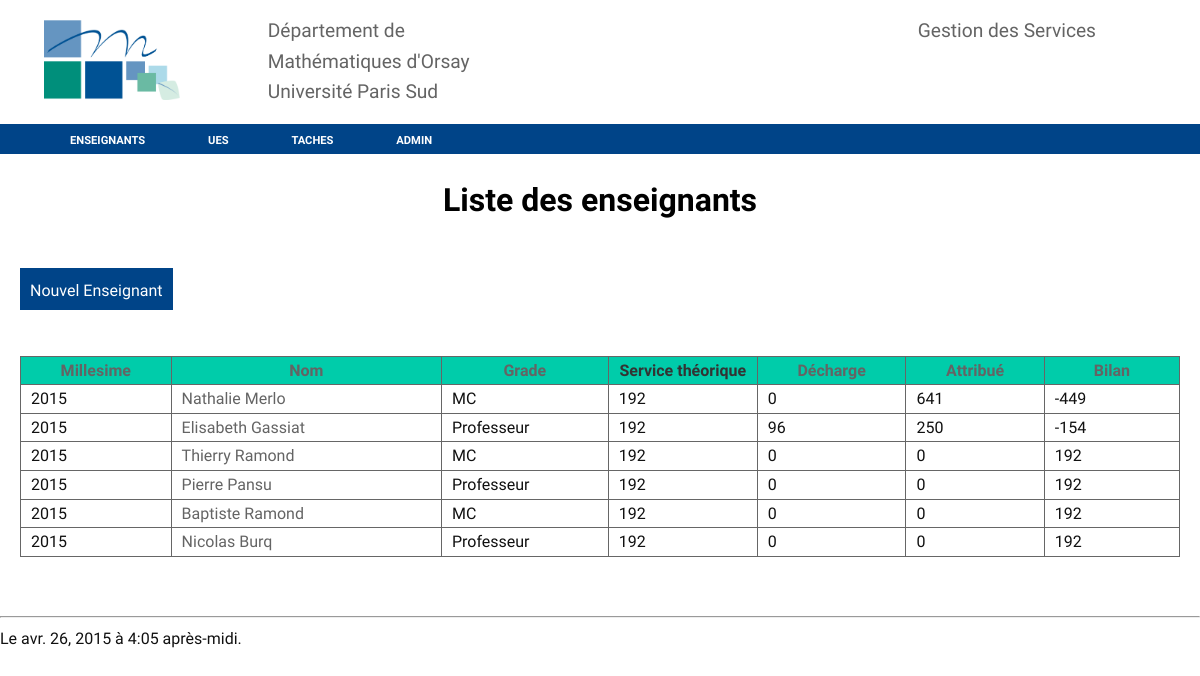
Before: /enseignants/ with the older database file.
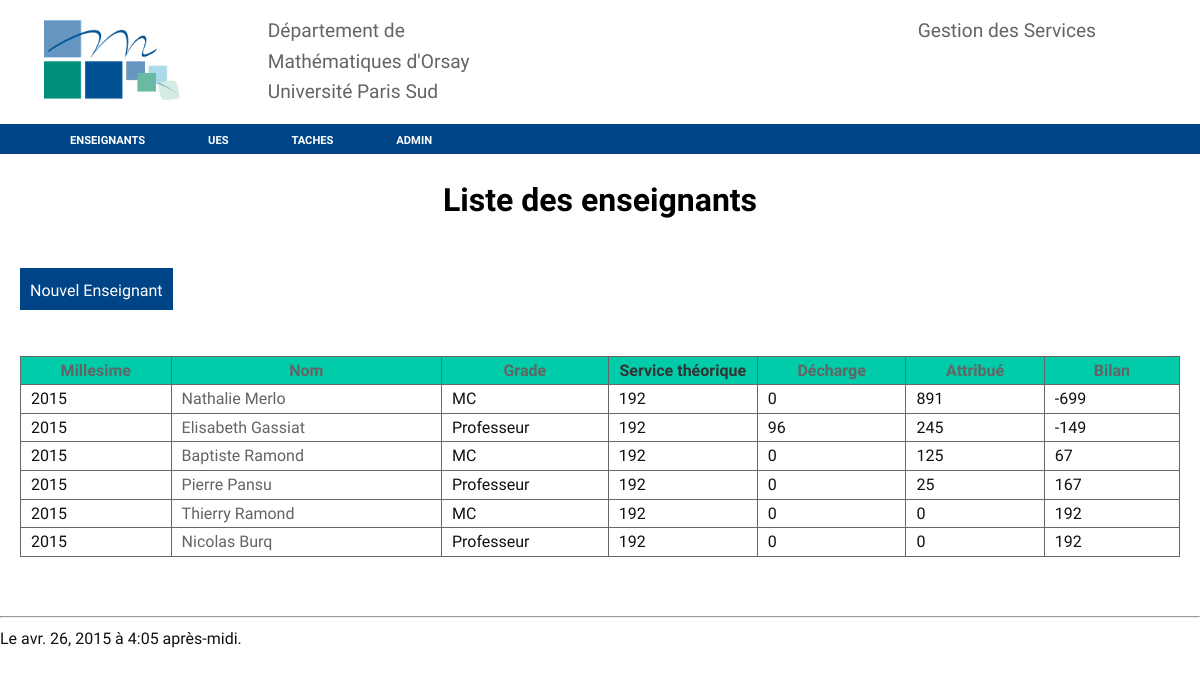
After: the same page with the newer database file.
### services/models.py (models this page shows, shortened)
class Enseignant(models.Model):
    nom = models.CharField(max_length = 100)
    prenom = models.CharField(max_length = 100)
    grade = models.CharField(max_length = 100)
    service_du = models.IntegerField (default = 192)
    decharge = models.IntegerField (default = 0)
    commentaire = models.CharField(max_length = 255, blank= True)
    arrivé_en = models.DateField(default='2000-09-01')
    photo = models.ImageField(blank=True)
    attribué = models.IntegerField (default = 0)
    bilan = models.IntegerField (default = 0)
    millesime = models.IntegerField (default = timezone.now().year)
    class Meta():
        unique_together = ("nom", "prenom", "millesime")
    def calcul_bilan(self):
        att=Tache.objects.filter(attribué_à = self).aggregate(Sum('horaire_eqtd'))['horaire_eqtd__sum']
        if att == None:
            att=0
        self.bilan = self.service_du-self.decharge-att
        self.save()
        return (self.service_du-self.decharge-att)
    def total_attribue_1(self):
        total = Tache.objects.filter(attribué_à = self).aggregate(Sum('horaire_eqtd'))
        if (total['horaire_eqtd__sum'] == None):
            total['horaire_eqtd__sum']=0
        self.total_attribue=total['horaire_eqtd__sum']
        self.save()
        return total['horaire_eqtd__sum']

### services/views.py (the view)
# urls.py: url(r'^enseignants/$', views.liste_enseignants, name ='enseignants'),
def liste_enseignants(request):
	order_by = request.GET.get('order_by', 'bilan')
	liste_ens = Enseignant.objects.order_by(order_by)
	return render(request, 'enseignant_list.html',{'datetime': timezone.now(), 'Enseignants' : liste_ens})

### services/templates/enseignant_list.html (shortened to what this page needs)
{% extends "base.html" %}
{% block content %}
<h1>Liste des enseignants</h1>
<bouton>
<a href="{% url "enseignant-new" %}">Nouvel Enseignant</a></li>
</bouton>
<br/>
<br/>
<table>
<tr>
	<th style="width: 5%;"> <a href="?order_by=millesime">Millesime</a></th>
	<th style="width: 10%;"> <a href="?order_by=nom">Nom</a> </th>
	<th style="width: 5%;"> <a href="?order_by=grade">Grade</a></th>
	<th style="width: 5%;"> Service théorique</th>
	<th style="width: 5%;"> <a href="?order_by=-decharge">Décharge</a> </th>
	<th style="width: 5%;"> <a href="?order_by=-attribué">Attribué</a></th>
	<th style="width: 5%;"> <a href="?order_by=bilan">Bilan</a></th>
</tr>
{% for enseignant in Enseignants%}
<tr>
	<td>{{enseignant.millesime}}</td>
	<td><a href="{% url 'enseignant-view' enseignant.id%}">{{enseignant.prenom }} {{enseignant.nom}}</a></td>
	<td>{{enseignant.grade}}</td>
	<td>{{enseignant.service_du}}</td>
	<td>{{enseignant.decharge}}</td>
	<td>{{enseignant.total_attribue_1}}</td>
	<td>{{enseignant.calcul_bilan}}</td>
</tr>
{% endfor %}
</table>
{% endblock %}

Changed rows visible on the page:
changed Enseignant "Nathalie": total_attribue_1 "641" → "891"; calcul_bilan "-449" → "-699"
changed Enseignant "Elisabeth": total_attribue_1 "250" → "245"; calcul_bilan "-154" → "-149"
changed Enseignant "Baptiste": total_attribue_1 "0" → "125"; calcul_bilan "192" → "67"; moves up the list
changed Enseignant "Pierre": total_attribue_1 "0" → "25"; calcul_bilan "192" → "167"; moves down the list
